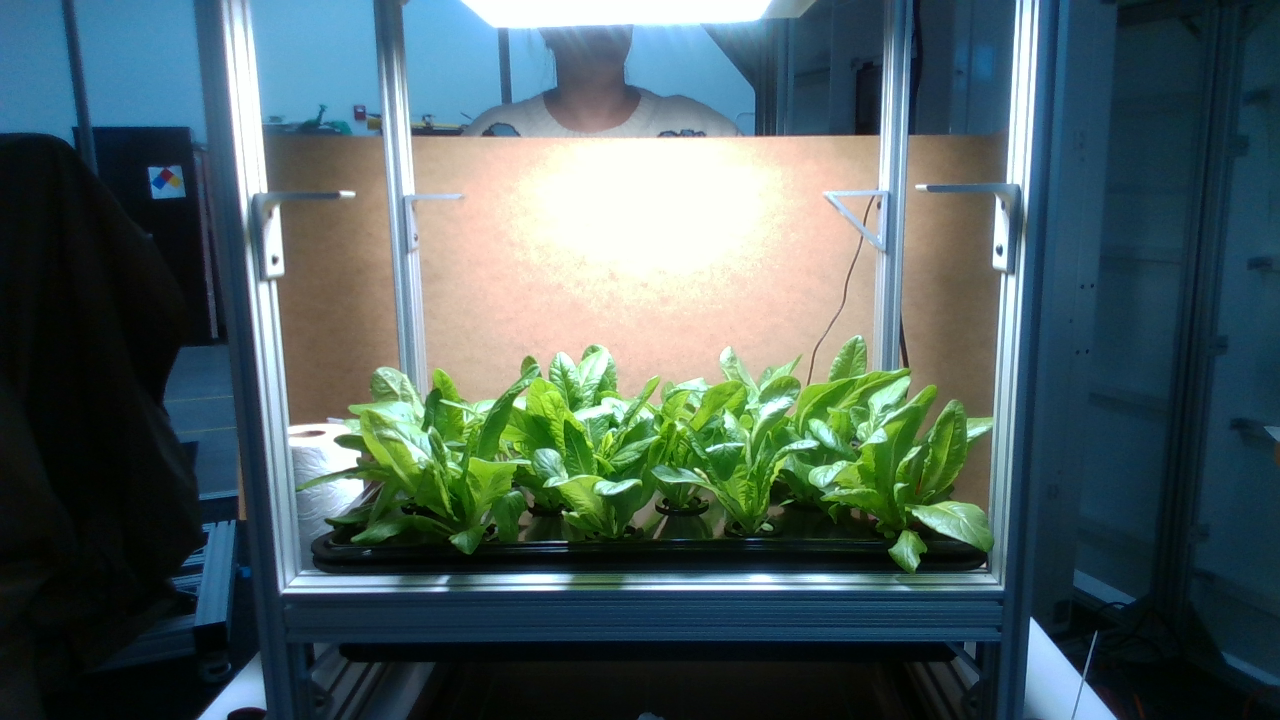
#> input picture realsense_d415i/canopy_detection/test_images/side-view-1_Color.png, 1280 x 720 px
$ python combined-logic.py
#> lines starting #> are read from the running program, lines starting #| are printed output that depends on the picture; after the words box and inside, x2 and y2 are one past the last pixel; in counts of white or black regions, pixels touching at a corner belong together
import cv2
import numpy as np
import math

def detect_rotate_aluminum_bar_edges(image_path):

    image = cv2.imread(image_path)
    if image is None:
        raise ValueError("Could not read the image. Please check the file path.")

    processed_image = image.copy()
    selected_edge_image = image.copy()

    gray = cv2.cvtColor(image, cv2.COLOR_BGR2GRAY)
    blurred = cv2.GaussianBlur(gray, (5, 5), 0)
    edges = cv2.Canny(blurred, 50, 150)
    lines = cv2.HoughLinesP(
        edges,
        rho=1,
        theta=np.pi/180,
        threshold=50,
        minLineLength=50,
        maxLineGap=10
    )

    # Filter and visualize lines
    bar_edges = []
    if lines is not None:
        for line in lines:
            x1, y1, x2, y2 = line[0]

            length = np.sqrt((x2 - x1)**2 + (y2 - y1)**2)
            angle_signed = math.degrees(math.atan2((y2 - y1), (x2 - x1)))
            angle = abs(angle_signed)
            line_coverage = length / image.shape[1]

            # Filtering criteria: lines at least 10% of the image width and nearly horizontal
            if (length > image.shape[1] * 0.1 and
                line_coverage >= 0.1 and
                (angle < 20 or angle > 160)):

                cv2.line(processed_image, (x1, y1), (x2, y2), (0, 255, 0), 2)

                bar_edges.append({
                    'start': (x1, y1),
                    'end': (x2, y2),
                    'length': length,
                    'angle': angle_signed,
                    'coverage': line_coverage
                })

    # First detected edge is used for rotation
    if len(bar_edges) > 0:
        best_line = bar_edges[0]

        # Rotate the image by the angle of the detected edge
        rotation_angle = best_line['angle']
        (h, w) = image.shape[:2]
        center = (w // 2, h // 2)
        rotation_matrix = cv2.getRotationMatrix2D(center, rotation_angle, 1.0)
        rotated_image = cv2.warpAffine(
            image,
            rotation_matrix,
            (w, h),
            flags=cv2.INTER_LINEAR,
            borderMode=cv2.BORDER_CONSTANT,
            borderValue=(255, 255, 255)
        )

        rotation_info = {
            'original_angle': best_line['angle'],
            'rotation_angle': rotation_angle,
            'line_points': (best_line['start'], best_line['end']),
            'line_coverage': best_line['coverage']
        }

        cv2.line(selected_edge_image, (best_line['start'][0], best_line['start'][1]), (best_line['end'][0], best_line['end'][1]), (0, 0, 255), 2)

        return rotation_info, bar_edges, processed_image, selected_edge_image, rotated_image

    else:
        print("No suitable edge detected for rotation.")
        return image, None, processed_image, []

def remove_background_grabcut(image):
    hsv = cv2.cvtColor(image, cv2.COLOR_BGR2HSV)

    # Thresholds for Green Color
    lower_green = np.array([35, 40, 40])
    upper_green = np.array([85, 255, 255])
    green_mask = cv2.inRange(hsv, lower_green, upper_green)

    # Initialize the GrabCut mask
    grabcut_mask = np.where(green_mask==255, cv2.GC_PR_FGD, cv2.GC_BGD).astype('uint8')
    height, width = image.shape[:2]
    rect = (1, 1, width-2, height-2)

    bgdModel = np.zeros((1,65), np.float64)
    fgdModel = np.zeros((1,65), np.float64)

    # Run GrabCut
    cv2.grabCut(image, grabcut_mask, rect, bgdModel, fgdModel, 5, cv2.GC_INIT_WITH_MASK)
    final_mask = np.where((grabcut_mask==cv2.GC_FGD) | (grabcut_mask==cv2.GC_PR_FGD), 1, 0).astype('uint8')
    result = image * final_mask[:, :, np.newaxis]

    return result, final_mask

def apply_green_mask(image):

    hsv = cv2.cvtColor(image, cv2.COLOR_BGR2HSV)
    lower_green = np.array([35, 80, 30])
    upper_green = np.array([85, 255, 255])
    green_mask = cv2.inRange(hsv, lower_green, upper_green)

    # Clean up the mask with morphological operations
    kernel = np.ones((3,3), np.uint8)
    green_mask = cv2.morphologyEx(green_mask, cv2.MORPH_OPEN, kernel)
    green_mask = cv2.morphologyEx(green_mask, cv2.MORPH_CLOSE, kernel)

    return image, green_mask

def canopy_level_mark(image, rotated_image):

    canopy_image = image.copy()
    height, width = image.shape[:2]

    # Create a boolean mask where True indicates a non-black pixel (i.e. plant pixel)
    mask = np.any(canopy_image != 0, axis=2)

    if np.any(mask):
        ys, xs = np.where(mask)
        print(ys)
        print(xs)

        # Find the minimum y coordinate (the highest plant pixel along the vertical axis)
        canopy_y = int(np.min(ys))
        indices = np.where(ys == canopy_y)[0]
        canopy_x = int(np.median(xs[indices]))

        print("---------------------------------------------------")
        print("The interest y coordinate height is: ", canopy_y)
        print("The corresponding x coordinate is:", canopy_x)

        cv2.line(canopy_image, (0, canopy_y), (width - 1, canopy_y), (0, 0, 255), 2)
        cv2.line(rotated_image, (0, canopy_y), (width - 1, canopy_y), (0, 0, 255), 2)

        # Draw a circle at the (canopy_x, canopy_y) point on both images
        cv2.circle(canopy_image, (canopy_x, canopy_y), 5, (255, 0, 0), -1)
        cv2.circle(rotated_image, (canopy_x, canopy_y), 5, (255, 0, 0), -1)

    return canopy_image, rotated_image

def main():
    image_path = 'test_images/side-view-1_Color.png'

    try:

        # Step 1: Detect aluminum bar edges and rotate the image
        rotation_info, detected_bars, processed_image, selected_edge_image, rotated_image = detect_rotate_aluminum_bar_edges(image_path)
#> in detect_rotate_aluminum_bar_edges, image is the input picture: shape (720, 1280, 3); mean B, G, R 97.3, 97.3, 77.5
#> in detect_rotate_aluminum_bar_edges, `edges = cv2.Canny(blurred, 50, 150)`:
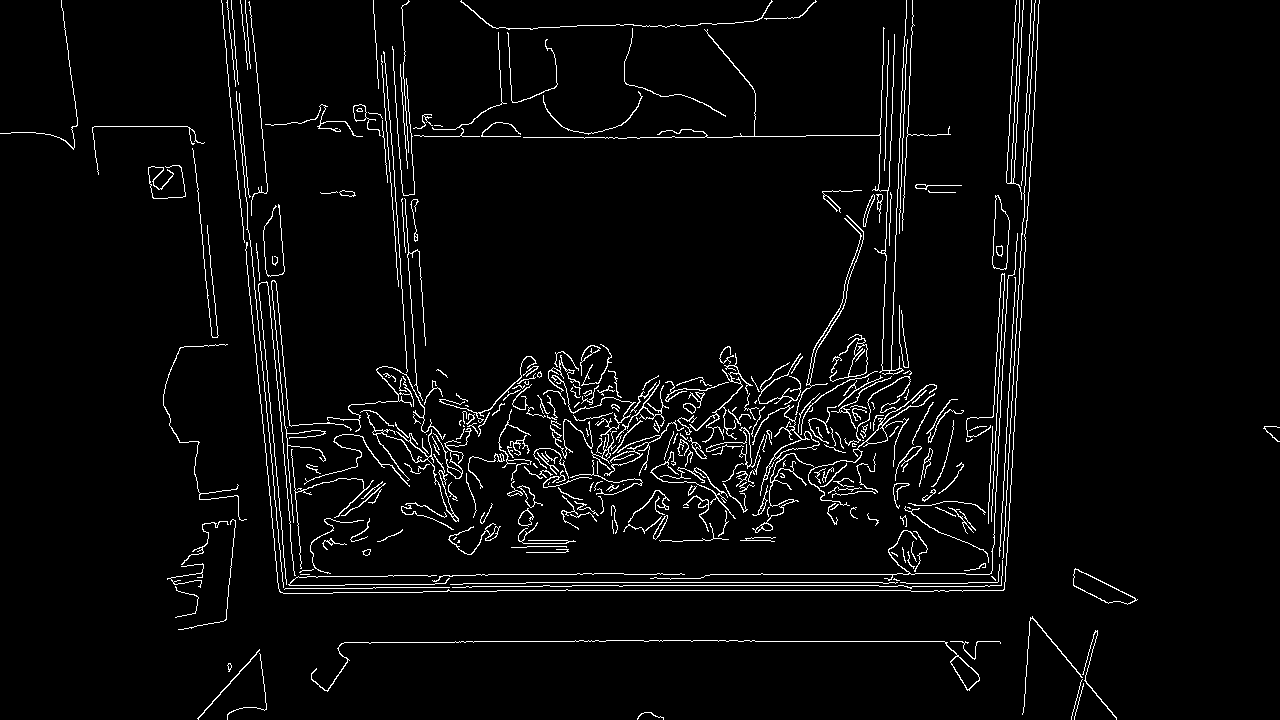
#> edges: shape (720, 1280); 3.8% white in thin lines or dots
#> in detect_rotate_aluminum_bar_edges, `lines = cv2.HoughLinesP( edges, rho=1, theta=np.pi/180, threshold=50, ..`: lines = 148 rows, first 6: [476, 574, 593, 574], [497, 590, 910, 590], [455, 641, 605, 641], [526, 582, 905, 582], [572, 585, 878, 585], [231, 0, 247, 187]
#> the loop in detect_rotate_aluminum_bar_edges, `for line in lines:` made 148 passes
#> (x1, y1, x2, y2, length, angle_signed, angle, line_coverage) on passes 1 to 8: (476, 574, 593, 574, 117, 0, 0, 0.0914), (497, 590, 910, 590, 413, 0, 0, 0.323), (455, 641, 605, 641, 150, 0, 0, 0.117), (526, 582, 905, 582, 379, 0, 0, 0.296), (572, 585, 878, 585, 306, 0, 0, 0.239), (231, 0, 247, 187, 187.7, 85.11, 85.11, 0.147), (1006, 182, 1015, 5, 177.2, -87.09, 87.09, 0.138), (523, 137, 732, 137, 209, 0, 0, 0.163)
#> after the loop in detect_rotate_aluminum_bar_edges, `for line in lines:`:
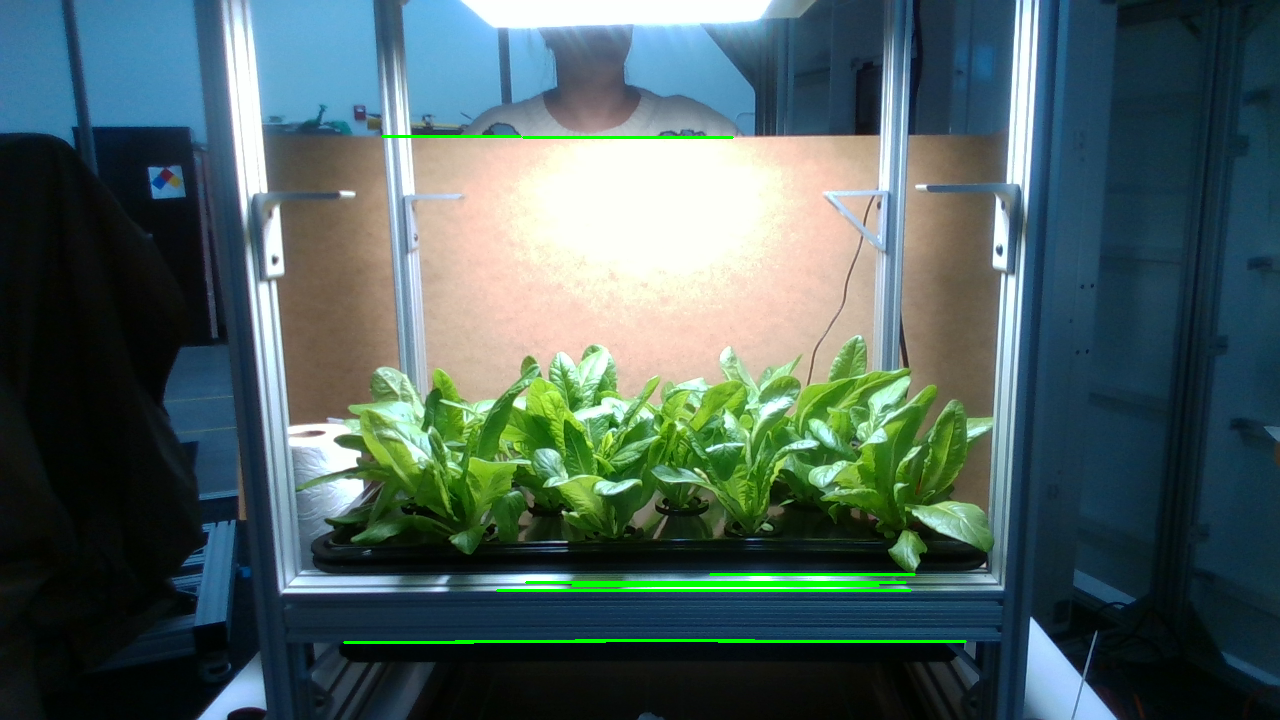
#> processed_image: shape (720, 1280, 3); 0.75% of pixels changed, all inside (x1, y1, x2, y2) = (343, 135, 967, 644)
#> after the loop in detect_rotate_aluminum_bar_edges, `for line in lines:`: bar_edges = 10 items
#> in detect_rotate_aluminum_bar_edges, `best_line = bar_edges[0]`: best_line = {'start': (497, 590), 'end': (910, 590), 'length': 413, 'angle': 0, 'coverage': 0.323}
#> in detect_rotate_aluminum_bar_edges, `rotation_angle = best_line['angle']`: rotation_angle = 0
#> in detect_rotate_aluminum_bar_edges, `rotation_matrix = cv2.getRotationMatrix2D(center, rotation_angle, 1.0)`: rotation_matrix = [[1, 0, 0], [0, 1, 0]]
#> in detect_rotate_aluminum_bar_edges, `rotation_info = { 'original_angle': best_line['angle'], 'rotation_angl..`: rotation_info = {'original_angle': 0, 'rotation_angle': 0, 'line_points': ((497, 590), (910, 590)), 'line_coverage': 0.323}
#> in detect_rotate_aluminum_bar_edges, `cv2.line(selected_edge_image, (best_line['start'][0], best_line['start..`:
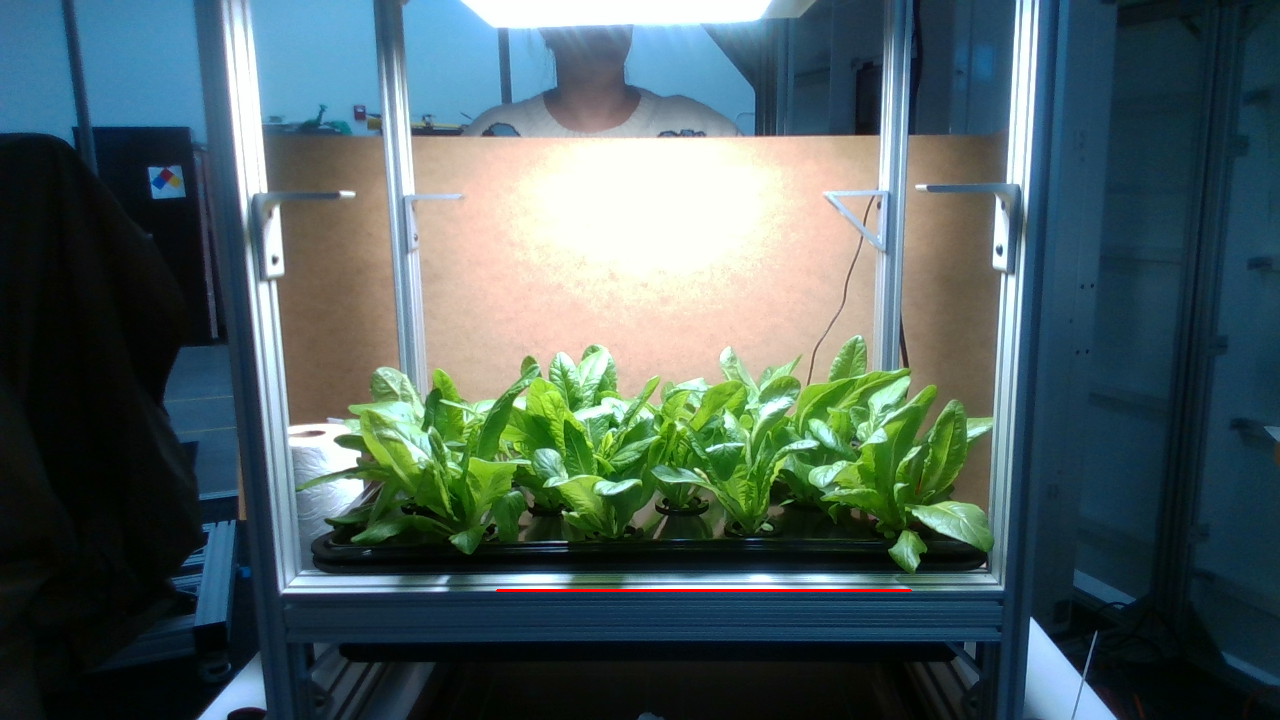
#> selected_edge_image: shape (720, 1280, 3); 0.13% of pixels changed, all inside (x1, y1, x2, y2) = (496, 589, 912, 592)
#> detected_bars = 10 items

        if rotation_info is not None:
            print("Rotation Details:")
            print(f"Original Line Angle: {rotation_info['original_angle']:.2f} degrees")
#| Original Line Angle: 0.00 degrees
            print(f"Rotation Angle: {rotation_info['rotation_angle']:.2f} degrees")
#| Rotation Angle: 0.00 degrees
            print(f"Line Points: {rotation_info['line_points']}")
#| Line Points: ((497, 590), (910, 590))
            print(f"Line Coverage: {rotation_info['line_coverage']:.2f} (% of image width)")
#| Line Coverage: 0.32 (% of image width)
        else:
            print("No rotation applied.")

        print(f"\nNumber of aluminum bars detected: {len(detected_bars)}")
#| Number of aluminum bars detected: 10
        for i, bar in enumerate(detected_bars, 1):
            print(f"\nBar {i}:")
            print(f"  Start Point: {bar['start']}")
            print(f"  End Point: {bar['end']}")
            print(f"  Length: {bar['length']:.2f} pixels")
            print(f"  Angle: {bar['angle']:.2f} degrees")
            print(f"  Coverage: {bar['coverage']:.2f} (fraction of image width)")
#> this loop made 10 passes
#> (printed output is left out)

        cv2.namedWindow('Aluminum Bar Edges', cv2.WINDOW_NORMAL)
        cv2.resizeWindow('Aluminum Bar Edges', 800, 600)
        cv2.imshow('Aluminum Bar Edges', processed_image)
        cv2.waitKey(0)
        cv2.destroyAllWindows()

        cv2.namedWindow('Selected Edge', cv2.WINDOW_NORMAL)
        cv2.resizeWindow('Selected Edge', 800, 600)
        cv2.imshow('Selected Edge', selected_edge_image)
        cv2.namedWindow('Rotated Image', cv2.WINDOW_NORMAL)
        cv2.resizeWindow('Rotated Image', 800, 600)
        cv2.imshow('Rotated Image', rotated_image)
        cv2.waitKey(0)
        cv2.destroyAllWindows()

        # Step 2: Remove background to extract plants using GrabCut (initialized with a green mask)
        plant_img, plant_mask = remove_background_grabcut(rotated_image)

        cv2.namedWindow('Foreground (Plants) Extracted', cv2.WINDOW_NORMAL)
        cv2.resizeWindow('Foreground (Plants) Extracted', 800, 600)
        cv2.imshow('Foreground (Plants) Extracted', plant_img)
        cv2.waitKey(0)
        cv2.destroyAllWindows()

        # Step 3: Apply a green mask over the extracted foreground to highlight plant features
        green_masked_image, green_mask = apply_green_mask(plant_img)

        cv2.namedWindow('Green Mask (Binary)', cv2.WINDOW_NORMAL)
        cv2.resizeWindow('Green Mask (Binary)', 800, 600)
        cv2.imshow('Green Mask (Binary)', green_mask)
        colored_mask = cv2.bitwise_and(green_masked_image, green_masked_image, mask=green_mask)
        cv2.namedWindow('Green Mask (Colored)', cv2.WINDOW_NORMAL)
        cv2.resizeWindow('Green Mask (Colored)', 800, 600)
        cv2.imshow('Green Mask (Colored)', colored_mask)
        cv2.waitKey(0)
        cv2.destroyAllWindows()

        # Step 4: Draw canopy level at the highest detected plant pixel
        canopy_image, rotated_image = canopy_level_mark(colored_mask, rotated_image)
#> (printed output is left out)
#> (printed output is left out)
#> in canopy_level_mark, `canopy_y = int(np.min(ys))`: canopy_y = 340
#> in canopy_level_mark, `indices = np.where(ys == canopy_y)[0]`: indices = [0, 1, 2]
#> in canopy_level_mark, `canopy_x = int(np.median(xs[indices]))`: canopy_x = 855
#| The interest y coordinate height is:  340
#| The corresponding x coordinate is: 855
#> in canopy_level_mark, `cv2.line(rotated_image, (0, canopy_y), (width - 1, canopy_y), (0, 0, 2..`:
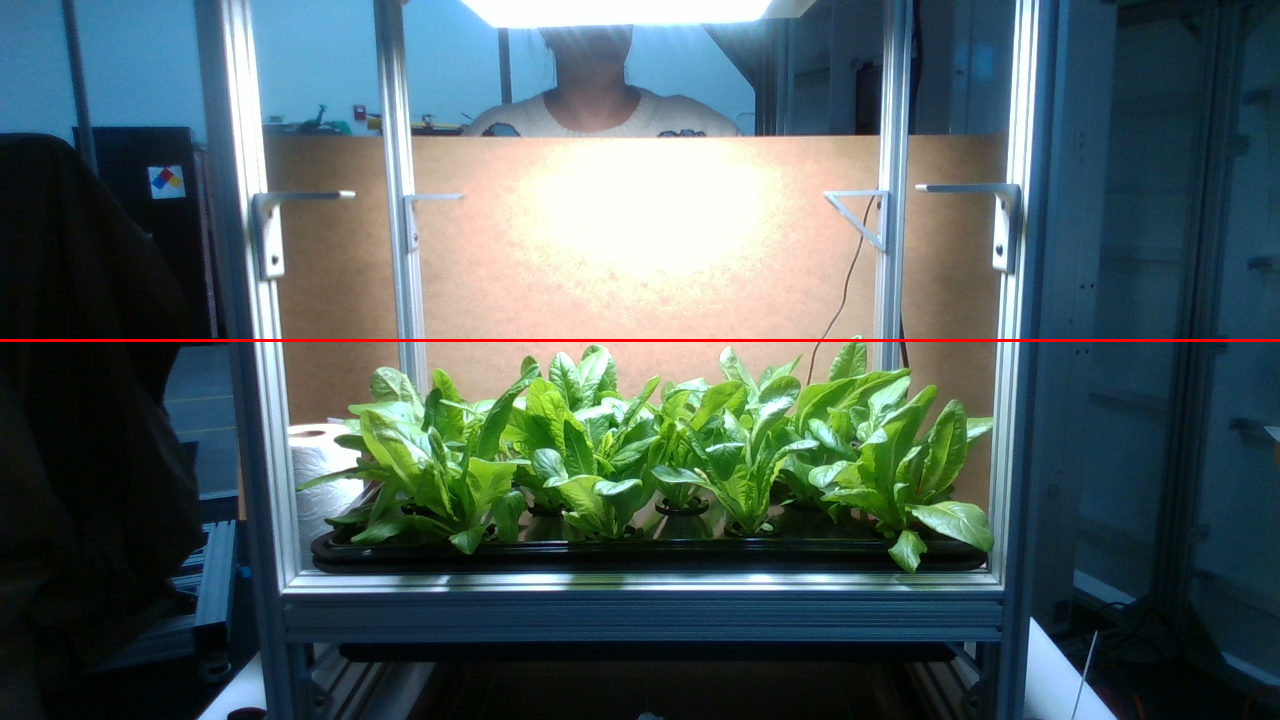
#> rotated_image: shape (720, 1280, 3); 0.42% of pixels changed, all inside (x1, y1, x2, y2) = (0, 339, 1280, 342)

        cv2.namedWindow('Canopy Height Orig Image', cv2.WINDOW_NORMAL)
        cv2.resizeWindow('Canopy Height Orig Image', 800, 600)
        cv2.imshow('Canopy Height Orig Image', rotated_image)
        cv2.namedWindow('Canopy Height on Foreground', cv2.WINDOW_NORMAL)
        cv2.resizeWindow('Canopy Height on Foreground', 800, 600)
        cv2.imshow('Canopy Height on Foreground', canopy_image)
        cv2.waitKey(0)
        cv2.destroyAllWindows()

    except Exception as e:
        print(f"An error occurred: {e}")

if __name__ == "__main__":
    main()
